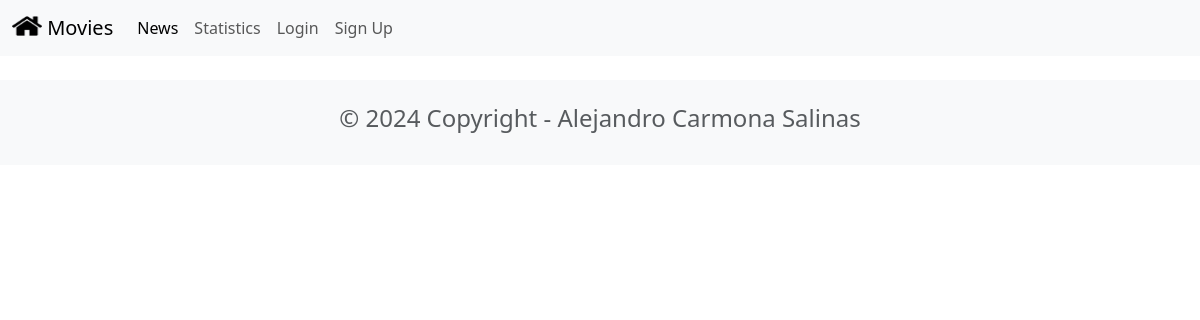
/news, run on an earlier commit of the app's database.
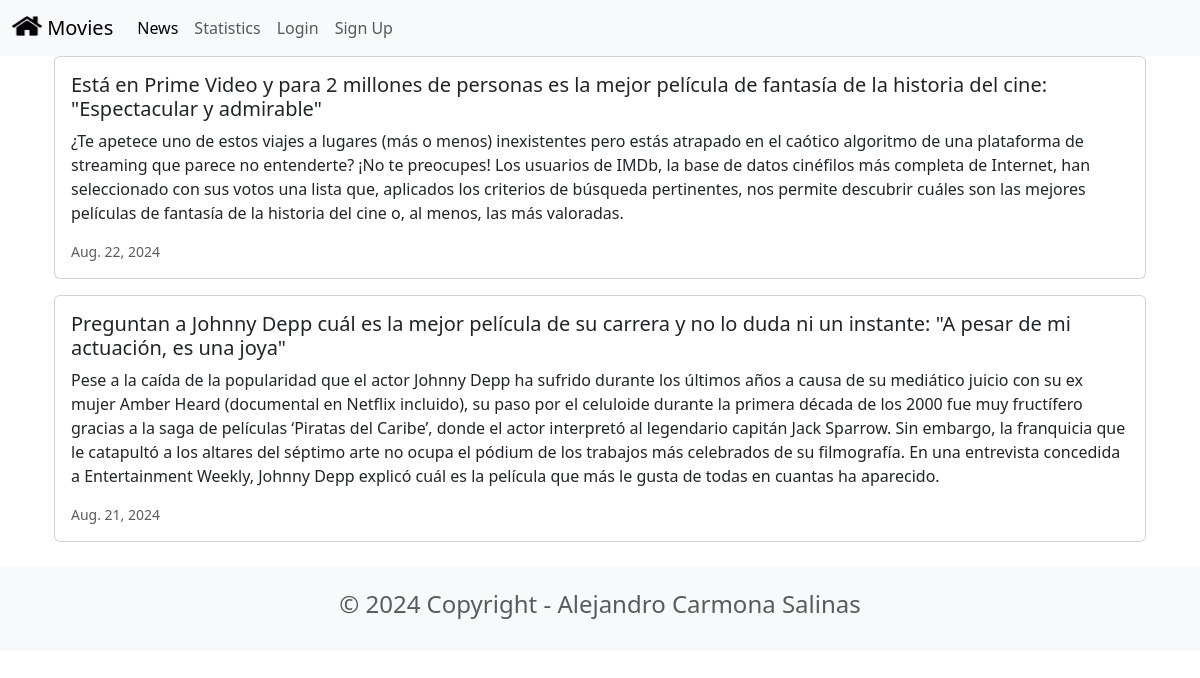
And on a later commit of the database.
### news/models.py (models this page shows, shortened)
class News(models.Model):
    headline = models.CharField(max_length=200)
    body = models.TextField()
    date = models.DateField()

### news/views.py (the view)
# urls.py: path('news', include('news.urls')),
def news(request):
    newss = News.objects.all().order_by('-date')
    return render(request, 'news.html', {'newss': newss})

### news/templates/news.html
{% extends 'base.html' %}
{% block content %}
<div class="container">
    {% for news in newss %}
    <div class="card mb-3">
        <div class="row g-0">
            <div>
                <div class="card-body">
                    <h5 class="card-title">{{ news.headline }}</h5>
                    <p class="card-text">{{ news.body }}</p>
                    <p class="card-text"><small class="text-muted">{{ news.date }}</small></p>
                </div>
            </div>
        </div>
    </div>
    {% endfor %}
</div>
{% endblock content %}

### moviereviews/templates/base.html (shortened to what this page needs)
<head>
    <link href="https://cdn.jsdelivr.net/npm/bootstrap@5.3.3/dist/css/bootstrap.min.css" rel="stylesheet">
</head>
<nav class="navbar navbar-expand-lg bg-body-tertiary">
    <div class="container-fluid">
      {% load static %}
      <a class="navbar-brand" href="{% url 'home' %}">
        <img src="{% static 'images/home.png' %}" alt="Home" width="30" height="24" class="d-inline-block align-text-top">
        Movies
      </a>
      <div class="collapse navbar-collapse" id="navbarSupportedContent">
        <ul class="navbar-nav me-auto mb-2 mb-lg-0">
          <li class="nav-item">
            <a class="nav-link active" aria-current="page" href="{% url 'news' %}">News</a>
          </li>
          <li class="nav-item">
            <a class="nav-link" href="{% url 'statistics' %}">Statistics</a>
          </li>
          <li class="nav-item">
            <a class="nav-link" href="#">Login</a>
          </li>
          <li class="nav-item">
            <a class="nav-link" href="#">Sign Up</a>
          </li>
        </ul>
      </div>
    </div>
</nav>
<div class="container">
    {% block content %}
    {% endblock content %}
</div>
<footer class="text-center text-lg-start bg-light text-muted mt-4">
    <div class="container">
      <div class="row">
        <div class="text-center p-4">
          <h4>© 2024 Copyright - Alejandro Carmona Salinas</h4>
        </div>
      </div>
    </div>
</footer>

What changed in the data, as far as the page shows it:
added News: headline "Está en Prime Video y para 2 millones de personas es la mejor película de fantasía de la historia del cine: \"Espectacular y admirable\"", body "¿Te apetece uno de estos viajes a lugares (más o menos) inexistentes pero estás atrapado en el caótico algoritmo de una plataforma de streaming que parece no entenderte? ¡No te preocupes! Los usuarios de IMDb, la base de datos cinéfilos más completa de Internet, han seleccionado con sus votos una lista que, aplicados los criterios de búsqueda pertinentes, nos permite descubrir cuáles son las mejores películas de fantasía de la historia del cine o, al menos, las más valoradas.", date "Aug. 22, 2024"
added News: headline "Preguntan a Johnny Depp cuál es la mejor película de su carrera y no lo duda ni un instante: \"A pesar de mi actuación, es una joya\"", body "Pese a la caída de la popularidad que el actor Johnny Depp ha sufrido durante los últimos años a causa de su mediático juicio con su ex mujer Amber Heard (documental en Netflix incluido), su paso por el celuloide durante la primera década de los 2000 fue muy fructífero gracias a la saga de películas ‘Piratas del Caribe’, donde el actor interpretó al legendario capitán Jack Sparrow. Sin embargo, la franquicia que le catapultó a los altares del séptimo arte no ocupa el pódium de los trabajos más celebrados de su filmografía. En una entrevista concedida a Entertainment Weekly, Johnny Depp explicó cuál es la película que más le gusta de todas en cuantas ha aparecido.", date "Aug. 21, 2024"
